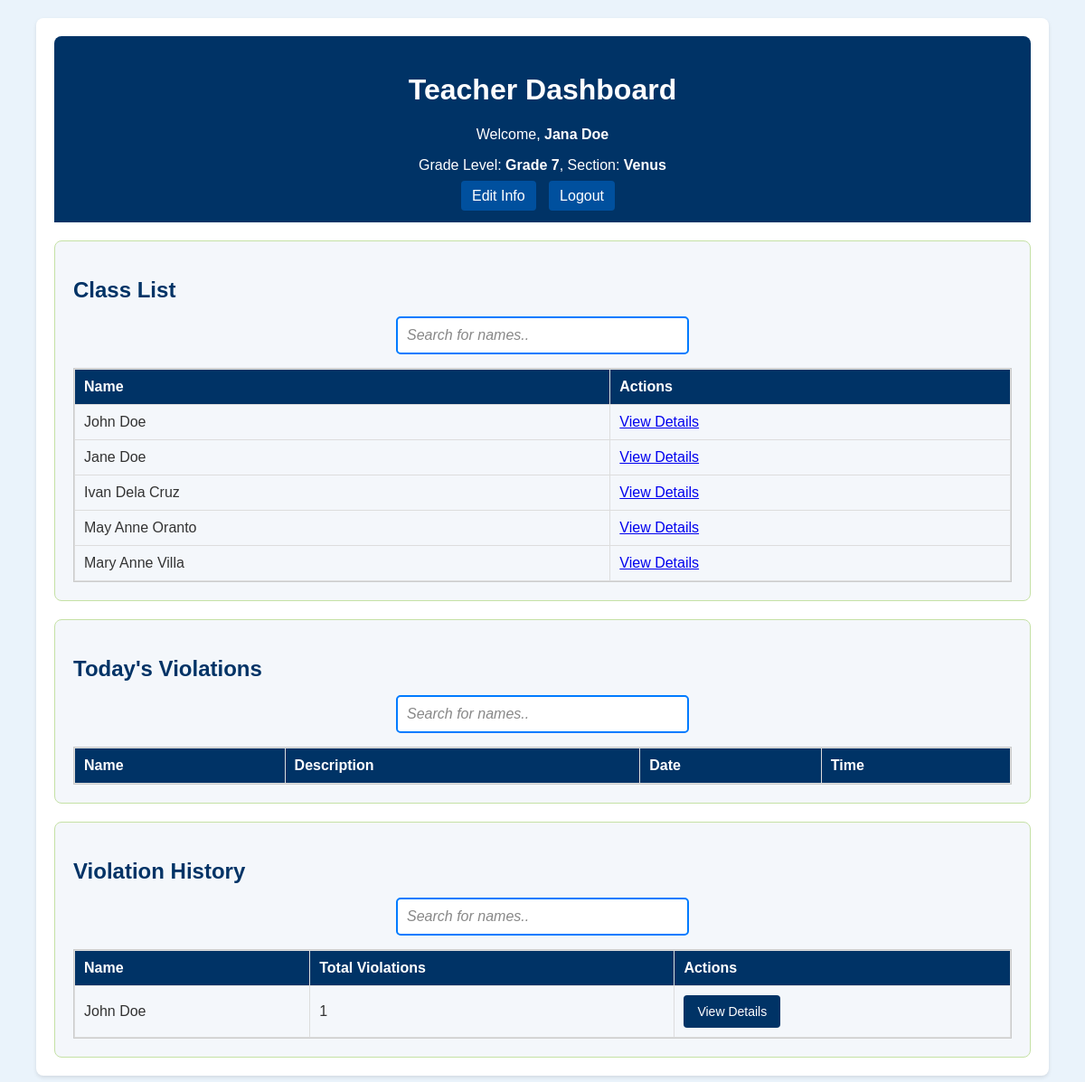
/teacher_dashboard.php (signed in), run on the app's committed database.
### tables this page shows
CREATE TABLE IF NOT EXISTS `teach_user` (
  `id` int(11) NOT NULL AUTO_INCREMENT,
  `username` varchar(50) DEFAULT NULL,
  `password` varchar(255) DEFAULT NULL,
  `created_at` timestamp NULL DEFAULT current_timestamp() ON UPDATE current_timestamp(),
  `role` varchar(50) DEFAULT NULL,
  `first_name` varchar(50) DEFAULT NULL,
  `last_name` varchar(50) DEFAULT NULL,
  `grade_level` varchar(50) DEFAULT NULL,
  `section` varchar(50) DEFAULT NULL,
  PRIMARY KEY (`id`),
  UNIQUE KEY `username` (`username`)
);

CREATE TABLE IF NOT EXISTS `stud_tbl` (
  `id` int(11) NOT NULL AUTO_INCREMENT,
  `first_name` varchar(50) NOT NULL,
  `last_name` varchar(50) NOT NULL,
  `section` varchar(50) NOT NULL,
  `grade_level` varchar(50) NOT NULL,
  `username` varchar(50) NOT NULL,
  `password` varchar(50) NOT NULL,
  `attendance` enum('present','absent') NOT NULL DEFAULT 'absent',
  PRIMARY KEY (`id`),
  UNIQUE KEY `username` (`username`)
);

### teacher_dashboard.php (the view, shortened to what this page needs)
<?php
require_once 'php/config.php';
$teacher_username = $_SESSION['user'];
$teacher_query = "SELECT first_name, last_name, grade_level, section FROM teach_user WHERE username = ?";
$teacher_stmt = $conn->prepare($teacher_query);
$teacher_stmt->bind_param("s", $teacher_username);
$teacher_stmt->execute();
$teacher_result = $teacher_stmt->get_result();
if ($teacher_result->num_rows > 0) {
    $teacher_data = $teacher_result->fetch_assoc();
    $teacher_first_name = $teacher_data["first_name"];
    $teacher_last_name = $teacher_data["last_name"];
    $teacher_grade_level = $teacher_data['grade_level'];
    $teacher_section = $teacher_data['section'];
} else {
    exit("Error: Teacher information not found.");
}
$class_query = "SELECT * FROM stud_tbl WHERE grade_level = ? AND section = ?";
$class_stmt = $conn->prepare($class_query);
$class_stmt->bind_param("ss", $teacher_grade_level, $teacher_section);
$class_stmt->execute();
$class_result = $class_stmt->get_result();
$violation_history_query = "SELECT s.username, s.first_name, s.last_name,
                            COUNT(v.id) AS violation_count
                            FROM stud_tbl s
                            LEFT JOIN violations v ON s.username = v.username
                            WHERE s.grade_level = ? AND s.section = ?
                            GROUP BY s.username, s.first_name, s.last_name
                            HAVING violation_count > 0";
$violation_history_stmt = $conn->prepare($violation_history_query);
$violation_history_stmt->bind_param("ss", $teacher_grade_level, $teacher_section);
$violation_history_stmt->execute();
$violation_history_result = $violation_history_stmt->get_result();
?>
<!DOCTYPE html>
<html lang="en">
<head>
    <link rel="stylesheet" href="css/teacher_dashboards.css">
</head>
<body>
    <div class="dashboard">
        <header class="header">
            <h1>Teacher Dashboard</h1>
            <p>Welcome, <strong><?php echo htmlspecialchars($teacher_first_name . " " . $teacher_last_name); ?></strong></p>
            <p>Grade Level: <strong><?php echo htmlspecialchars($teacher_grade_level); ?></strong>,
               Section: <strong><?php echo htmlspecialchars($teacher_section); ?></strong></p>
            <div class="header-buttons">
                <a href="edit_teacher_info.php" class="btn">Edit Info</a>
                <a href="logout.php" class="btn logout">Logout</a>
            </div>
        </header>
        <section class="section class-list">
            <h2>Class List</h2>
            <input type="text" id="search-class" onkeyup="searchTable('class-table', 'search-class')" placeholder="Search for names..">
            <div class="table-container">
            <table class="styled-table" id="class-table">
                <thead><tr><th>Name</th><th>Actions</th></tr></thead>
                <tbody>
                    <?php while ($row = $class_result->fetch_assoc()): ?>
                        <tr>
                            <td><?php echo htmlspecialchars($row['first_name'] . " " . $row['last_name']); ?></td>
                            <td><a href='student_details.php?username=<?php echo urlencode($row['username']); ?>'>View Details</a></td>
                        </tr>
                    <?php endwhile; ?>
                </tbody>
            </table>
            </div>
        </section>
        <section class="section violators-list">
            <h2>Today's Violations</h2>
            <input type="text" id="search-violators" onkeyup="searchTable('violators-table', 'search-violators')" placeholder="Search for names..">
            <div class="table-container">
            <table class="styled-table" id="violators-table">
                <thead>
                    <tr>
                        <th>Name</th>
                        <th>Description</th>
                        <th>Date</th>
                        <th>Time</th>
                    </tr>
                </thead>
            </table>
            </div>
        </section>
        <section class="section frequent-violators">
            <h2>Violation History</h2>
            <input type="text" id="search-history" onkeyup="searchTable('history-table', 'search-history')" placeholder="Search for names..">
            <div class="table-container">
            <table class="styled-table" id="history-table">
                <thead>
                    <tr>
                        <th>Name</th>
                        <th>Total Violations</th>
                        <th>Actions</th>
                    </tr>
                </thead>
                <tbody>
                    <?php while ($row = $violation_history_result->fetch_assoc()): ?>
                        <tr>
                            <td><?php echo htmlspecialchars($row['first_name'] . " " . $row['last_name']); ?></td>
                            <td><?php echo htmlspecialchars($row['violation_count']); ?></td>
                            <td><button class='view-violations' data-username='<?php echo htmlspecialchars($row['username']); ?>'>View Details</button></td>
                        </tr>
                    <?php endwhile; ?>
                </tbody>
            </table>
            </div>
        </section>
</div>
</body>
</html>

### css/teacher_dashboards.css (style rules this page uses)
body { font-family: Arial, sans-serif; margin: 0; padding: 0; background-color: #eaf3fb; color: #333; }
.dashboard { width: 90%; margin: 20px auto; padding: 20px; background: #fff; border-radius: 8px; box-shadow: 0 2px 4px rgba(0, 0, 0, 0.1); }
.header { padding: 20px; background: #003366; color: #fff; text-align: center; border-radius: 8px 8px 0 0; }
.btn { text-decoration: none; color: white; padding: 8px 12px; background: #00509e; border-radius: 4px; margin-right: 10px; transition: background 0.3s; }
.section { margin-top: 20px; padding: 20px; border-radius: 8px; background: #f4f7fb; border: 1px solid #c5e1a5; }
h2 { color: #003366; margin-bottom: 15px; }
.styled-table { width: 100%; border-collapse: collapse; font-size: 16px; }
.styled-table th, .styled-table td { padding: 10px 15px; border: 1px solid #ddd; text-align: left; }
.styled-table th { background: #003366; color: white; }
button { padding: 10px 15px; border: none; border-radius: 4px; cursor: pointer; font-size: 14px; transition: background 0.3s; }
.view-violations { background: #003366; color: white; }
.table-container { max-height: 300px; overflow-y: auto; border: 1px solid #ccc; }
.styled-table { width: 100%; border-collapse: collapse; }
.styled-table th, .styled-table td { padding: 10px; border: 1px solid #ddd; }
input[type="text"] { width: 100%; max-width: 300px; padding: 10px; margin: 10px 0; border: 2px solid #007BFF; border-radius: 5px; font-size: 16px; outline: none; transition: all 0.3s ease-in-out; }
.section input[type="text"] { display: block; margin: 0 auto 15px auto; }
input[type="text"]::placeholder { color: #888; font-style: italic; }

### data on the page
teach_user: first_name+last_name "Jana Doe", grade_level "Grade 7", section "Venus"
stud_tbl: first_name+last_name "John Doe"
stud_tbl: first_name+last_name "Jane Doe"
stud_tbl: first_name+last_name "Ivan Dela Cruz"
stud_tbl: first_name+last_name "May Anne Oranto"
stud_tbl: first_name+last_name "Mary Anne Villa"

### other printed values
$row['first_name'] . " " . $row['last_name'] "John Doe"
$row['violation_count'] "1"
